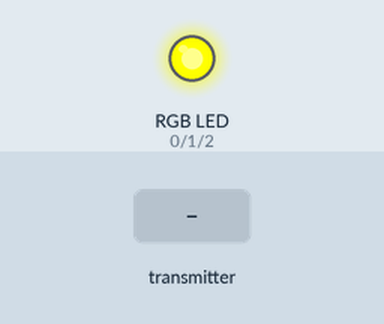
A sketch run on a simulated Arduino Uno, built with avr-gcc and run on an emulated ATmega328P. Shown: an RGB LED mixed from three pins (HIGH = lit). The inputs (shaded band) are chosen by the test bench. No radio packets arrive unless stated.

Above: at 1.2 s.
1.3 s: the transmitter starts sending message = 0
At 1.7 s:
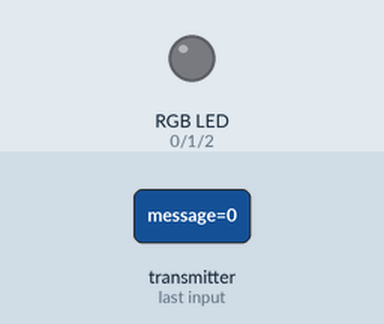
2.8 s: the transmitter starts sending message = 256
At 4.0 s:
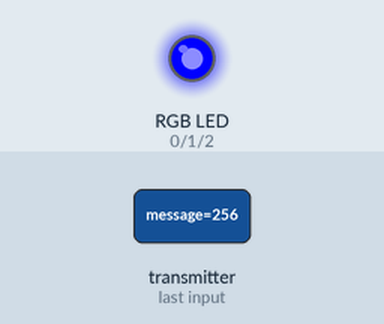
4.3 s: the transmitter starts sending message = 1023
At 5.2 s:
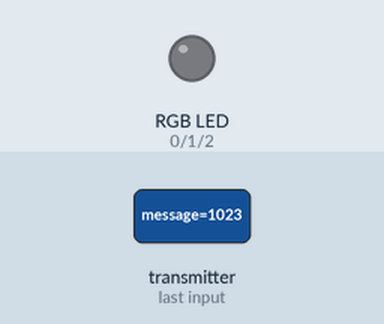
5.8 s: the transmitter starts sending message = 512
At 6.3 s:
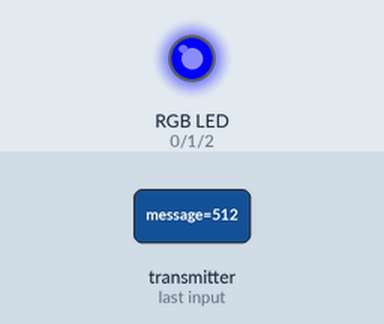
Timing chart, 0 to 8.3 s (numbered marks = the images above; inputs shaded):
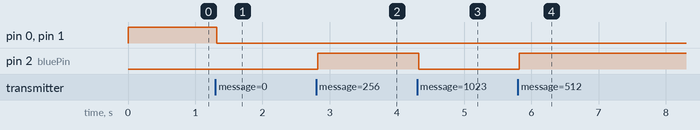

Measured:
- after the input at 1.3 s, pin 0 (redPin), pin 1 (greenPin): HIGH → LOW at once
- after the input at 2.8 s, pin 2 (bluePin): LOW → HIGH at once
- after the input at 4.3 s, pin 2 (bluePin): HIGH → LOW at once
- after the input at 5.8 s, pin 2 (bluePin): LOW → HIGH at once

The sketch:

RGBLed.ino
```cpp
/*
ATtiny24/44/84 Pin map with CE_PIN 8 and CSN_PIN 7
	Schematic provided and successfully tested by Carmine Pastore (https://github.com/Carminepz)
                                  +-\/-+
    nRF24L01  VCC, pin2 --- VCC  1|o   |14 GND --- nRF24L01  GND, pin1
                            PB0  2|    |13 AREF
                            PB1  3|    |12 PA1
                            PB3  4|    |11 PA2 --- nRF24L01   CE, pin3
                            PB2  5|    |10 PA3 --- nRF24L01  CSN, pin4
                            PA7  6|    |9  PA4 --- nRF24L01  SCK, pin5
    nRF24L01 MOSI, pin7 --- PA6  7|    |8  PA5 --- nRF24L01 MISO, pin6
                                  +----+
*/

// CE and CSN are configurable, specified values for ATtiny84 as connected above
#define CE_PIN 9
#define CSN_PIN 8

#include "RF24.h"

// define pin connections
int redPin = 0;
int greenPin = 1;
int bluePin = 2;

RF24 radio(CE_PIN, CSN_PIN);

byte addresses[][6] = {"1Node","2Node"};
unsigned long payload = 0;

void setup() {
	pinMode(redPin, OUTPUT);
	pinMode(greenPin, OUTPUT);
	pinMode(bluePin, OUTPUT);

        // give LED an initial colour (partly to test that it is working)
	analogWrite(redPin, 255);
	analogWrite(greenPin, 255);
	analogWrite(bluePin, 0);

	// Setup and configure rf radio
	radio.begin(); // Start up the radio
	radio.setAutoAck(1); // Ensure autoACK is enabled
	radio.setRetries(15,15); // Max delay between retries & number of retries
	radio.openWritingPipe(addresses[1]); // Write to device address '2Node'
	radio.openReadingPipe(1,addresses[0]); // Read on pipe 1 for device address '1Node'
	radio.startListening(); // Start listening
}

void loop(void){

	 // if there is data ready
	if (radio.available()){
		unsigned long message;	 // variable to recieve message

		while (radio.available()){
			// get available data
			radio.read( &message, sizeof(unsigned long) );

			// Delay just a little bit to let the other unit make the transition to receiver
			delay(20);
		}

		// Stop listening so we can talk
		radio.stopListening();

		// Send the message back so the Pi knows it was successful
		radio.write( &message, sizeof(unsigned long) );

		// Now, resume listening so we catch the next packets.
		radio.startListening();


		// convert the revieved data into its red green and blue componets
		long int num = (long int) message;	// cast the recieved data as a long int
		int col = 2;	// start with the last column (the blue component)
		int placeValue = 1;
		int values[3] = {0, 0, 0};	// array to hold the RGB values

		while(num > 0) {
			long int digit = num % 10;	// get last digit in number
			num = num / 10;	 // divide the number by 10, ignoring the decimal

			// add the (last digit * its weighting) to the values array for the current colour
			values[col] = values[col] + placeValue * digit;
			placeValue = placeValue * 10;	 // increase the weighting 10 fold

			// if we have done the hundreds, tens and units for the current colour
			// change to the next colour and reset the weighting to unit
			if(placeValue > 100) {
				placeValue = 1;
				col = col - 1;
			}
		}

		// write the RGB values to their respective pins
		analogWrite(redPin, values[0]);
		analogWrite(greenPin, values[1]);
		analogWrite(bluePin, values[2]);
	}
}
```
